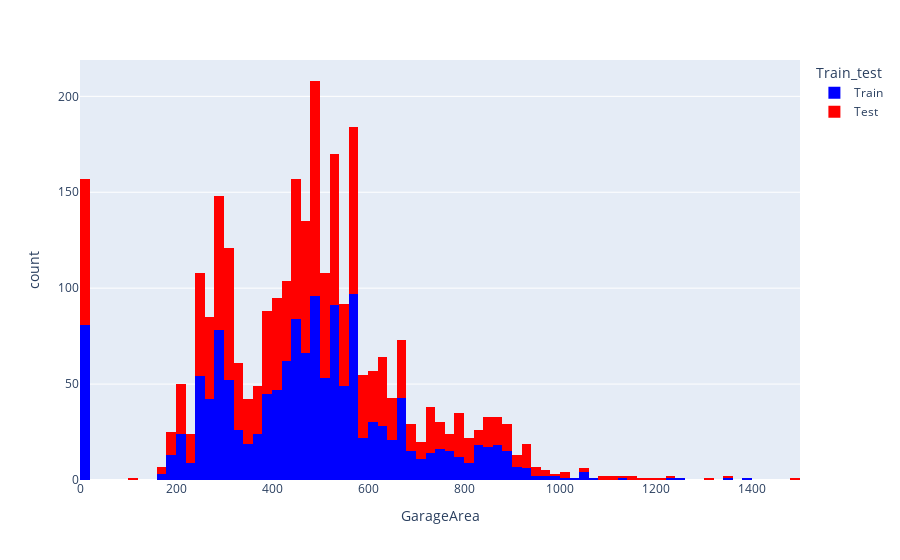

Notebook code cell kept with this figure:
### Markdown cell above
<a> </a>

### GarageArea

### Code cell
px.histogram(df, x="GarageArea", color="Train_test", color_discrete_sequence=cm)

### Figure 1 — Plotly figure (JSON) as saved in the notebook; plotly's stock layout.template omitted (floating-point values rounded to 4 significant figures; data arrays with more than 128 entries replaced by an {"elided": "..."} marker saying what was removed)
{"data": [{"alignmentgroup": "True", "bingroup": "x", "hovertemplate": "Train_test=Train<br>GarageArea=%{x}<br>count=%{y}<extra></extra>", "legendgroup": "Train", "marker": {"color": "rgb(0,0,255)", "pattern": {"shape": ""}}, "name": "Train", "offsetgroup": "Train", "orientation": "v", "showlegend": true, "type": "histogram", "x": {"elided": "1450 int values"}, "xaxis": "x", "yaxis": "y"}, {"alignmentgroup": "True", "bingroup": "x", "hovertemplate": "Train_test=Test<br>GarageArea=%{x}<br>count=%{y}<extra></extra>", "legendgroup": "Test", "marker": {"color": "rgb(255,0,0)", "pattern": {"shape": ""}}, "name": "Test", "offsetgroup": "Test", "orientation": "v", "showlegend": true, "type": "histogram", "x": {"elided": "1459 int values"}, "xaxis": "x", "yaxis": "y"}], "layout": {"barmode": "relative", "legend": {"title": {"text": "Train_test"}, "tracegroupgap": 0}, "margin": {"t": 60}, "xaxis": {"anchor": "y", "domain": [0, 1], "title": {"text": "GarageArea"}}, "yaxis": {"anchor": "x", "domain": [0, 1], "title": {"text": "count"}}}}
